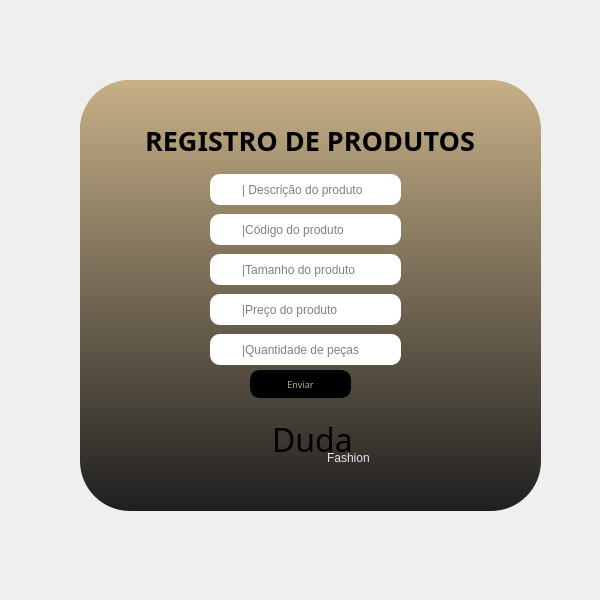
<?xml version="1.0" encoding="UTF-8"?>
<ui version="4.0">
 <class>Dialog</class>
 <widget class="QDialog" name="Dialog">
  <property name="geometry">
   <rect>
    <x>0</x>
    <y>0</y>
    <width>600</width>
    <height>600</height>
   </rect>
  </property>
  <property name="minimumSize">
   <size>
    <width>600</width>
    <height>600</height>
   </size>
  </property>
  <property name="maximumSize">
   <size>
    <width>600</width>
    <height>600</height>
   </size>
  </property>
  <property name="font">
   <font>
    <family>Segoe UI Historic</family>
    <pointsize>20</pointsize>
   </font>
  </property>
  <property name="contextMenuPolicy">
   <enum>Qt::PreventContextMenu</enum>
  </property>
  <property name="windowTitle">
   <string>Dialog</string>
  </property>
  <property name="windowOpacity">
   <double>12.000000000000000</double>
  </property>
  <property name="autoFillBackground">
   <bool>false</bool>
  </property>
  <property name="styleSheet">
   <string notr="true"/>
  </property>
  <property name="sizeGripEnabled">
   <bool>false</bool>
  </property>
  <property name="modal">
   <bool>false</bool>
  </property>
  <widget class="QFrame" name="reg">
   <property name="geometry">
    <rect>
     <x>80</x>
     <y>80</y>
     <width>461</width>
     <height>431</height>
    </rect>
   </property>
   <property name="styleSheet">
    <string notr="true">
border-radius: 50;

background-color: qlineargradient(spread:pad, x1:0, y1:0, x2:0, y2:1, stop:0 rgba(199, 176, 135, 255), stop:1 rgba(31, 31, 31, 255));</string>
   </property>
   <property name="frameShape">
    <enum>QFrame::StyledPanel</enum>
   </property>
   <property name="frameShadow">
    <enum>QFrame::Raised</enum>
   </property>
   <widget class="QLabel" name="label_2">
    <property name="enabled">
     <bool>true</bool>
    </property>
    <property name="geometry">
     <rect>
      <x>130</x>
      <y>100</y>
      <width>41</width>
      <height>21</height>
     </rect>
    </property>
    <property name="styleSheet">
     <string notr="true">image: url(:/imgs/icons/8673512_ic_fluent_mail_edit_filled_icon.png);
background-color: rgb(198, 176, 135,0);
</string>
    </property>
    <property name="text">
     <string/>
    </property>
   </widget>
   <widget class="QLabel" name="label_11">
    <property name="geometry">
     <rect>
      <x>259</x>
      <y>329</y>
      <width>51</width>
      <height>41</height>
     </rect>
    </property>
    <property name="styleSheet">
     <string notr="true">image: url(:/imgs/icons/manequim.png);
background-color: rgb(198, 176, 135,0);</string>
    </property>
    <property name="text">
     <string/>
    </property>
   </widget>
   <widget class="QLabel" name="label_10">
    <property name="geometry">
     <rect>
      <x>147</x>
      <y>332</y>
      <width>55</width>
      <height>41</height>
     </rect>
    </property>
    <property name="styleSheet">
     <string notr="true">image: url(:/imgs/icons/guarda-roupa.png);
background-color: rgb(198, 176, 135,0);</string>
    </property>
    <property name="text">
     <string/>
    </property>
   </widget>
   <widget class="QLabel" name="label_12">
    <property name="geometry">
     <rect>
      <x>130</x>
      <y>260</y>
      <width>41</width>
      <height>21</height>
     </rect>
    </property>
    <property name="styleSheet">
     <string notr="true">background-color: rgb(198, 176, 135,0);
image: url(:/imgs/icons/caixas.png);
</string>
    </property>
    <property name="text">
     <string/>
    </property>
   </widget>
   <widget class="QLabel" name="label_6">
    <property name="geometry">
     <rect>
      <x>128</x>
      <y>220</y>
      <width>41</width>
      <height>21</height>
     </rect>
    </property>
    <property name="styleSheet">
     <string notr="true">image: url(:/imgs/icons/usd-circle.png);
background-color: rgb(198, 176, 135,0);
</string>
    </property>
    <property name="text">
     <string/>
    </property>
   </widget>
   <widget class="QLabel" name="label_9">
    <property name="geometry">
     <rect>
      <x>247</x>
      <y>370</y>
      <width>71</width>
      <height>16</height>
     </rect>
    </property>
    <property name="styleSheet">
     <string notr="true">background-color: rgb(198, 176, 135,0);
color: rgb(230, 230, 230);
font: 11pt &quot;Algerian&quot;;</string>
    </property>
    <property name="text">
     <string>Fashion</string>
    </property>
   </widget>
   <widget class="QLineEdit" name="lineEdit">
    <property name="geometry">
     <rect>
      <x>130</x>
      <y>94</y>
      <width>191</width>
      <height>31</height>
     </rect>
    </property>
    <property name="sizePolicy">
     <sizepolicy hsizetype="Fixed" vsizetype="Fixed">
      <horstretch>0</horstretch>
      <verstretch>0</verstretch>
     </sizepolicy>
    </property>
    <property name="styleSheet">
     <string notr="true">background-color: rgb(255, 255, 255);
border-style: outset;
border-color: #0066A2;
border-radius: 10;
background-color: rgb(255, 255, 255);
border-style: outset;
border-color: #0066A2;
padding-left: 30;
font: 75 8pt &quot;Noto Serif&quot;;</string>
    </property>
    <property name="text">
     <string/>
    </property>
    <property name="placeholderText">
     <string>| Descrição do produto</string>
    </property>
    <property name="clearButtonEnabled">
     <bool>false</bool>
    </property>
   </widget>
   <widget class="QLineEdit" name="lineEdit_2">
    <property name="geometry">
     <rect>
      <x>130</x>
      <y>134</y>
      <width>191</width>
      <height>31</height>
     </rect>
    </property>
    <property name="styleSheet">
     <string notr="true">background-color: rgb(255, 255, 255);
border-style: outset;
border-color: #0066A2;
border-radius: 10;
background-color: rgb(255, 255, 255);
border-style: outset;
border-color: #0066A2;
padding-left: 30;
font: 75 8pt &quot;Noto Serif&quot;;</string>
    </property>
    <property name="placeholderText">
     <string>|Código do produto</string>
    </property>
   </widget>
   <widget class="QLabel" name="label">
    <property name="geometry">
     <rect>
      <x>-20</x>
      <y>35</y>
      <width>500</width>
      <height>51</height>
     </rect>
    </property>
    <property name="minimumSize">
     <size>
      <width>440</width>
      <height>50</height>
     </size>
    </property>
    <property name="maximumSize">
     <size>
      <width>16777215</width>
      <height>16777215</height>
     </size>
    </property>
    <property name="font">
     <font>
      <family>Rockwell Extra Bold</family>
      <pointsize>20</pointsize>
      <weight>10</weight>
      <italic>false</italic>
      <bold>false</bold>
      <underline>false</underline>
      <strikeout>false</strikeout>
      <stylestrategy>PreferAntialias</stylestrategy>
      <kerning>true</kerning>
     </font>
    </property>
    <property name="autoFillBackground">
     <bool>false</bool>
    </property>
    <property name="styleSheet">
     <string notr="true">font: 81 20pt &quot;Rockwell Extra Bold&quot;;
background-color: rgb(198, 176, 135,0);

</string>
    </property>
    <property name="text">
     <string>&lt;html&gt;&lt;head/&gt;&lt;body&gt;&lt;p&gt;&lt;span style=&quot; font-size:20pt; font-weight:600;&quot;&gt;REGISTRO DE PRODUTOS&lt;/span&gt;&lt;/p&gt;&lt;/body&gt;&lt;/html&gt;</string>
    </property>
    <property name="textFormat">
     <enum>Qt::RichText</enum>
    </property>
    <property name="scaledContents">
     <bool>false</bool>
    </property>
    <property name="alignment">
     <set>Qt::AlignCenter</set>
    </property>
    <property name="margin">
     <number>2</number>
    </property>
   </widget>
   <widget class="QPushButton" name="sendbutton">
    <property name="enabled">
     <bool>true</bool>
    </property>
    <property name="geometry">
     <rect>
      <x>170</x>
      <y>290</y>
      <width>101</width>
      <height>28</height>
     </rect>
    </property>
    <property name="font">
     <font>
      <family>Rockwell Extra Bold</family>
      <pointsize>7</pointsize>
      <weight>10</weight>
      <italic>false</italic>
      <bold>false</bold>
      <kerning>false</kerning>
     </font>
    </property>
    <property name="cursor">
     <cursorShape>PointingHandCursor</cursorShape>
    </property>
    <property name="mouseTracking">
     <bool>false</bool>
    </property>
    <property name="styleSheet">
     <string notr="true">QPushButton {
	color: rgb(255, 255, 255);
	border-radius: 10;
	background-color: rgb(0,0,0);
	border: 5 solid black;
	color: rgb(192, 171, 131);
	font: 81 7pt &quot;Rockwell Extra Bold&quot;;
}

QPushButton:pressed {
	background-color: rgb(0, 0, 0, 0.7);
	border: 5 solid rgb(0, 0, 0, 0);

}
</string>
    </property>
    <property name="inputMethodHints">
     <set>Qt::ImhNone</set>
    </property>
    <property name="text">
     <string>Enviar</string>
    </property>
    <property name="autoDefault">
     <bool>false</bool>
    </property>
   </widget>
   <widget class="QLabel" name="label_3">
    <property name="geometry">
     <rect>
      <x>130</x>
      <y>140</y>
      <width>41</width>
      <height>21</height>
     </rect>
    </property>
    <property name="styleSheet">
     <string notr="true">image: url(:/imgs/icons/leitor-de-codigos-de-barra.png);
background-color: rgb(198, 176, 135,0);
</string>
    </property>
    <property name="text">
     <string/>
    </property>
   </widget>
   <widget class="QLabel" name="label_5">
    <property name="geometry">
     <rect>
      <x>129</x>
      <y>180</y>
      <width>41</width>
      <height>21</height>
     </rect>
    </property>
    <property name="styleSheet">
     <string notr="true">image: url(:/imgs/icons/icons8-tamanho-original-30.png);
background-color: rgb(198, 176, 135,0);
</string>
    </property>
    <property name="text">
     <string/>
    </property>
   </widget>
   <widget class="QLineEdit" name="lineEdit_3">
    <property name="geometry">
     <rect>
      <x>130</x>
      <y>174</y>
      <width>191</width>
      <height>31</height>
     </rect>
    </property>
    <property name="styleSheet">
     <string notr="true">background-color: rgb(255, 255, 255);
border-style: outset;
border-color: #0066A2;
border-radius: 10;
background-color: rgb(255, 255, 255);
border-style: outset;
border-color: #0066A2;
padding-left: 30;
font: 75 8pt &quot;Noto Serif&quot;;</string>
    </property>
    <property name="placeholderText">
     <string>|Tamanho do produto</string>
    </property>
   </widget>
   <widget class="QLabel" name="label_8">
    <property name="geometry">
     <rect>
      <x>192</x>
      <y>340</y>
      <width>80</width>
      <height>38</height>
     </rect>
    </property>
    <property name="font">
     <font>
      <family>Algerian</family>
      <pointsize>24</pointsize>
      <weight>50</weight>
      <italic>false</italic>
      <bold>false</bold>
     </font>
    </property>
    <property name="styleSheet">
     <string notr="true">background-color: rgb(198, 176, 135,0);
font: 24pt &quot;Algerian&quot;;
color: rgb(0, 0, 0);</string>
    </property>
    <property name="text">
     <string>Duda</string>
    </property>
   </widget>
   <widget class="QLineEdit" name="lineEdit_5">
    <property name="geometry">
     <rect>
      <x>130</x>
      <y>254</y>
      <width>191</width>
      <height>31</height>
     </rect>
    </property>
    <property name="styleSheet">
     <string notr="true">background-color: rgb(255, 255, 255);
border-style: outset;
border-color: #0066A2;
border-radius: 10;
background-color: rgb(255, 255, 255);
border-style: outset;
border-color: #0066A2;
padding-left: 30;
font: 75 8pt &quot;Noto Serif&quot;;</string>
    </property>
    <property name="placeholderText">
     <string>|Quantidade de peças</string>
    </property>
   </widget>
   <widget class="QLineEdit" name="lineEdit_4">
    <property name="geometry">
     <rect>
      <x>130</x>
      <y>214</y>
      <width>191</width>
      <height>31</height>
     </rect>
    </property>
    <property name="styleSheet">
     <string notr="true">background-color: rgb(255, 255, 255);
border-style: outset;
border-color: #0066A2;
border-radius: 10;
background-color: rgb(255, 255, 255);
border-style: outset;
border-color: #0066A2;
padding-left: 30;
font: 75 8pt &quot;Noto Serif&quot;;</string>
    </property>
    <property name="placeholderText">
     <string>|Preço do produto</string>
    </property>
   </widget>
   <zorder>label_11</zorder>
   <zorder>label_10</zorder>
   <zorder>label_9</zorder>
   <zorder>lineEdit</zorder>
   <zorder>lineEdit_2</zorder>
   <zorder>label</zorder>
   <zorder>sendbutton</zorder>
   <zorder>label_3</zorder>
   <zorder>lineEdit_3</zorder>
   <zorder>label_8</zorder>
   <zorder>lineEdit_5</zorder>
   <zorder>lineEdit_4</zorder>
   <zorder>label_6</zorder>
   <zorder>label_5</zorder>
   <zorder>label_2</zorder>
   <zorder>label_12</zorder>
  </widget>
  <widget class="QFrame" name="atua">
   <property name="geometry">
    <rect>
     <x>80</x>
     <y>80</y>
     <width>441</width>
     <height>401</height>
    </rect>
   </property>
   <property name="styleSheet">
    <string notr="true">background-color: qlineargradient(spread:pad, x1:0, y1:0, x2:0, y2:1, stop:0 rgba(199, 176, 135, 255), stop:1 rgba(31, 31, 31, 255));
border-radius: 50;</string>
   </property>
   <property name="frameShape">
    <enum>QFrame::StyledPanel</enum>
   </property>
   <property name="frameShadow">
    <enum>QFrame::Raised</enum>
   </property>
   <widget class="QPushButton" name="sendbutton_2">
    <property name="enabled">
     <bool>true</bool>
    </property>
    <property name="geometry">
     <rect>
      <x>163</x>
      <y>251</y>
      <width>121</width>
      <height>31</height>
     </rect>
    </property>
    <property name="font">
     <font>
      <family>Rockwell Extra Bold</family>
      <pointsize>7</pointsize>
      <weight>10</weight>
      <italic>false</italic>
      <bold>false</bold>
      <kerning>false</kerning>
     </font>
    </property>
    <property name="cursor">
     <cursorShape>PointingHandCursor</cursorShape>
    </property>
    <property name="mouseTracking">
     <bool>false</bool>
    </property>
    <property name="styleSheet">
     <string notr="true">QPushButton {
	color: rgb(255, 255, 255);
	border-radius: 10;
	background-color: rgb(0,0,0);
	border: 5 solid black;
	color: rgb(192, 171, 131);
	font: 81 7pt &quot;Rockwell Extra Bold&quot;;
}

QPushButton:pressed {
	background-color: rgb(0, 0, 0, 0.7);
	border: 5 solid rgb(0, 0, 0, 0);

}
</string>
    </property>
    <property name="inputMethodHints">
     <set>Qt::ImhNone</set>
    </property>
    <property name="text">
     <string>Enviar</string>
    </property>
    <property name="autoDefault">
     <bool>false</bool>
    </property>
   </widget>
   <widget class="QLabel" name="label_13">
    <property name="geometry">
     <rect>
      <x>119</x>
      <y>209</y>
      <width>51</width>
      <height>21</height>
     </rect>
    </property>
    <property name="styleSheet">
     <string notr="true">background-color: rgb(198, 176, 135,0);
image: url(:/imgs/icons/caixas.png);</string>
    </property>
    <property name="text">
     <string/>
    </property>
   </widget>
   <widget class="QLabel" name="label_15">
    <property name="geometry">
     <rect>
      <x>192</x>
      <y>330</y>
      <width>80</width>
      <height>38</height>
     </rect>
    </property>
    <property name="font">
     <font>
      <family>Algerian</family>
      <pointsize>24</pointsize>
      <weight>50</weight>
      <italic>false</italic>
      <bold>false</bold>
     </font>
    </property>
    <property name="styleSheet">
     <string notr="true">background-color: rgb(198, 176, 135,0);
font: 24pt &quot;Algerian&quot;;
color: rgb(0, 0, 0);</string>
    </property>
    <property name="text">
     <string>Duda</string>
    </property>
   </widget>
   <widget class="QLabel" name="label_18">
    <property name="geometry">
     <rect>
      <x>247</x>
      <y>360</y>
      <width>71</width>
      <height>16</height>
     </rect>
    </property>
    <property name="styleSheet">
     <string notr="true">background-color: rgb(198, 176, 135,0);
color: rgb(230, 230, 230);
font: 11pt &quot;Algerian&quot;;</string>
    </property>
    <property name="text">
     <string>Fashion</string>
    </property>
   </widget>
   <widget class="QLineEdit" name="codi_at">
    <property name="geometry">
     <rect>
      <x>128</x>
      <y>124</y>
      <width>191</width>
      <height>31</height>
     </rect>
    </property>
    <property name="styleSheet">
     <string notr="true">background-color: rgb(255, 255, 255);
border-style: outset;
border-color: #0066A2;
border-radius: 10;
background-color: rgb(255, 255, 255);
border-style: outset;
border-color: #0066A2;
padding-left: 30;
font: 81 7pt &quot;Rockwell Extra Bold&quot;;</string>
    </property>
    <property name="placeholderText">
     <string>|Código do produto</string>
    </property>
   </widget>
   <widget class="QLabel" name="label_16">
    <property name="geometry">
     <rect>
      <x>119</x>
      <y>170</y>
      <width>51</width>
      <height>21</height>
     </rect>
    </property>
    <property name="styleSheet">
     <string notr="true">image: url(:/imgs/icons/usd-circle.png);
background-color: rgb(198, 176, 135,0);
</string>
    </property>
    <property name="text">
     <string/>
    </property>
   </widget>
   <widget class="QLabel" name="label_17">
    <property name="geometry">
     <rect>
      <x>0</x>
      <y>40</y>
      <width>441</width>
      <height>51</height>
     </rect>
    </property>
    <property name="minimumSize">
     <size>
      <width>440</width>
      <height>50</height>
     </size>
    </property>
    <property name="maximumSize">
     <size>
      <width>16777215</width>
      <height>16777215</height>
     </size>
    </property>
    <property name="font">
     <font>
      <family>Rockwell Extra Bold</family>
      <pointsize>20</pointsize>
      <weight>10</weight>
      <italic>false</italic>
      <bold>false</bold>
      <underline>false</underline>
      <strikeout>false</strikeout>
      <stylestrategy>PreferAntialias</stylestrategy>
      <kerning>true</kerning>
     </font>
    </property>
    <property name="autoFillBackground">
     <bool>false</bool>
    </property>
    <property name="styleSheet">
     <string notr="true">font: 81 20pt &quot;Rockwell Extra Bold&quot;;
background-color: rgb(198, 176, 135,0);

</string>
    </property>
    <property name="text">
     <string>&lt;html&gt;&lt;head/&gt;&lt;body&gt;&lt;p&gt;&lt;span style=&quot; font-weight:600;&quot;&gt;ATUALIZAR PRODUTO&lt;/span&gt;&lt;/p&gt;&lt;/body&gt;&lt;/html&gt;</string>
    </property>
    <property name="textFormat">
     <enum>Qt::RichText</enum>
    </property>
    <property name="scaledContents">
     <bool>false</bool>
    </property>
    <property name="alignment">
     <set>Qt::AlignCenter</set>
    </property>
    <property name="margin">
     <number>2</number>
    </property>
   </widget>
   <widget class="QLabel" name="label_14">
    <property name="geometry">
     <rect>
      <x>257</x>
      <y>319</y>
      <width>51</width>
      <height>41</height>
     </rect>
    </property>
    <property name="styleSheet">
     <string notr="true">image: url(:/imgs/icons/manequim.png);
background-color: rgb(198, 176, 135,0);</string>
    </property>
    <property name="text">
     <string/>
    </property>
   </widget>
   <widget class="QLineEdit" name="pre_at">
    <property name="geometry">
     <rect>
      <x>128</x>
      <y>164</y>
      <width>191</width>
      <height>31</height>
     </rect>
    </property>
    <property name="styleSheet">
     <string notr="true">background-color: rgb(255, 255, 255);
border-style: outset;
border-color: #0066A2;
border-radius: 10;
background-color: rgb(255, 255, 255);
border-style: outset;
border-color: #0066A2;
padding-left: 30;
font: 81 7pt &quot;Rockwell Extra Bold&quot;;</string>
    </property>
    <property name="placeholderText">
     <string>|Preço do produto</string>
    </property>
   </widget>
   <widget class="QLabel" name="label_19">
    <property name="geometry">
     <rect>
      <x>147</x>
      <y>322</y>
      <width>55</width>
      <height>41</height>
     </rect>
    </property>
    <property name="styleSheet">
     <string notr="true">image: url(:/imgs/icons/guarda-roupa.png);
background-color: rgb(198, 176, 135,0);</string>
    </property>
    <property name="text">
     <string/>
    </property>
   </widget>
   <widget class="QLabel" name="label_4">
    <property name="geometry">
     <rect>
      <x>130</x>
      <y>129</y>
      <width>31</width>
      <height>21</height>
     </rect>
    </property>
    <property name="styleSheet">
     <string notr="true">image: url(:/imgs/icons/leitor-de-codigos-de-barra.png);
background-color: rgb(198, 176, 135,0);
</string>
    </property>
    <property name="text">
     <string/>
    </property>
   </widget>
   <widget class="QLineEdit" name="quant_at">
    <property name="geometry">
     <rect>
      <x>128</x>
      <y>204</y>
      <width>191</width>
      <height>31</height>
     </rect>
    </property>
    <property name="styleSheet">
     <string notr="true">background-color: rgb(255, 255, 255);
border-style: outset;
border-color: #0066A2;
border-radius: 10;
background-color: rgb(255, 255, 255);
border-style: outset;
border-color: #0066A2;
padding-left: 30;
font: 81 7pt &quot;Rockwell Extra Bold&quot;;</string>
    </property>
    <property name="placeholderText">
     <string>|Quantidade de peças</string>
    </property>
   </widget>
   <zorder>sendbutton_2</zorder>
   <zorder>label_15</zorder>
   <zorder>label_18</zorder>
   <zorder>codi_at</zorder>
   <zorder>label_17</zorder>
   <zorder>label_14</zorder>
   <zorder>pre_at</zorder>
   <zorder>label_19</zorder>
   <zorder>label_4</zorder>
   <zorder>label_16</zorder>
   <zorder>quant_at</zorder>
   <zorder>label_13</zorder>
  </widget>
  <widget class="QFrame" name="remover">
   <property name="geometry">
    <rect>
     <x>90</x>
     <y>80</y>
     <width>421</width>
     <height>391</height>
    </rect>
   </property>
   <property name="styleSheet">
    <string notr="true">background-color: qlineargradient(spread:pad, x1:0, y1:0, x2:0, y2:1, stop:0 rgba(199, 176, 135, 255), stop:1 rgba(31, 31, 31, 255));
border-radius: 50;</string>
   </property>
   <property name="frameShape">
    <enum>QFrame::StyledPanel</enum>
   </property>
   <property name="frameShadow">
    <enum>QFrame::Raised</enum>
   </property>
   <widget class="QLineEdit" name="lineEdit_9">
    <property name="geometry">
     <rect>
      <x>115</x>
      <y>150</y>
      <width>191</width>
      <height>31</height>
     </rect>
    </property>
    <property name="styleSheet">
     <string notr="true">background-color: rgb(255, 255, 255);
border-style: outset;
border-color: #0066A2;
border-radius: 10;
background-color: rgb(255, 255, 255);
border-style: outset;
border-color: #0066A2;
padding-left: 30;
font: 81 7pt &quot;Rockwell Extra Bold&quot;;</string>
    </property>
    <property name="placeholderText">
     <string>|Código do produto</string>
    </property>
   </widget>
   <widget class="QLabel" name="label_21">
    <property name="geometry">
     <rect>
      <x>242</x>
      <y>277</y>
      <width>51</width>
      <height>41</height>
     </rect>
    </property>
    <property name="styleSheet">
     <string notr="true">image: url(:/imgs/icons/manequim.png);
background-color: rgb(198, 176, 135,0);</string>
    </property>
    <property name="text">
     <string/>
    </property>
   </widget>
   <widget class="QLabel" name="label_22">
    <property name="geometry">
     <rect>
      <x>175</x>
      <y>288</y>
      <width>80</width>
      <height>38</height>
     </rect>
    </property>
    <property name="font">
     <font>
      <family>Algerian</family>
      <pointsize>24</pointsize>
      <weight>50</weight>
      <italic>false</italic>
      <bold>false</bold>
     </font>
    </property>
    <property name="styleSheet">
     <string notr="true">background-color: rgb(198, 176, 135,0);
font: 24pt &quot;Algerian&quot;;
color: rgb(0, 0, 0);</string>
    </property>
    <property name="text">
     <string>Duda</string>
    </property>
   </widget>
   <widget class="QLabel" name="label_23">
    <property name="geometry">
     <rect>
      <x>118</x>
      <y>155</y>
      <width>31</width>
      <height>21</height>
     </rect>
    </property>
    <property name="styleSheet">
     <string notr="true">image: url(:/imgs/icons/leitor-de-codigos-de-barra.png);
background-color: rgb(198, 176, 135,0);
</string>
    </property>
    <property name="text">
     <string/>
    </property>
   </widget>
   <widget class="QLabel" name="label_25">
    <property name="geometry">
     <rect>
      <x>0</x>
      <y>40</y>
      <width>421</width>
      <height>51</height>
     </rect>
    </property>
    <property name="minimumSize">
     <size>
      <width>300</width>
      <height>50</height>
     </size>
    </property>
    <property name="maximumSize">
     <size>
      <width>16777215</width>
      <height>16777215</height>
     </size>
    </property>
    <property name="font">
     <font>
      <family>Rockwell Extra Bold</family>
      <pointsize>20</pointsize>
      <weight>10</weight>
      <italic>false</italic>
      <bold>false</bold>
      <underline>false</underline>
      <strikeout>false</strikeout>
      <stylestrategy>PreferAntialias</stylestrategy>
      <kerning>true</kerning>
     </font>
    </property>
    <property name="autoFillBackground">
     <bool>false</bool>
    </property>
    <property name="styleSheet">
     <string notr="true">font: 81 20pt &quot;Rockwell Extra Bold&quot;;
background-color: rgb(198, 176, 135,0);

</string>
    </property>
    <property name="text">
     <string>&lt;html&gt;&lt;head/&gt;&lt;body&gt;&lt;p&gt;&lt;span style=&quot; font-weight:600;&quot;&gt;DELETAR PRODUTO&lt;/span&gt;&lt;/p&gt;&lt;/body&gt;&lt;/html&gt;</string>
    </property>
    <property name="textFormat">
     <enum>Qt::RichText</enum>
    </property>
    <property name="scaledContents">
     <bool>false</bool>
    </property>
    <property name="alignment">
     <set>Qt::AlignCenter</set>
    </property>
    <property name="margin">
     <number>2</number>
    </property>
   </widget>
   <widget class="QLabel" name="label_26">
    <property name="geometry">
     <rect>
      <x>230</x>
      <y>318</y>
      <width>71</width>
      <height>16</height>
     </rect>
    </property>
    <property name="styleSheet">
     <string notr="true">background-color: rgb(198, 176, 135,0);
color: rgb(230, 230, 230);
font: 11pt &quot;Algerian&quot;;</string>
    </property>
    <property name="text">
     <string>Fashion</string>
    </property>
   </widget>
   <widget class="QLabel" name="label_27">
    <property name="geometry">
     <rect>
      <x>130</x>
      <y>280</y>
      <width>55</width>
      <height>41</height>
     </rect>
    </property>
    <property name="styleSheet">
     <string notr="true">image: url(:/imgs/icons/guarda-roupa.png);
background-color: rgb(198, 176, 135,0);</string>
    </property>
    <property name="text">
     <string/>
    </property>
   </widget>
   <widget class="QPushButton" name="sendbutton_3">
    <property name="enabled">
     <bool>true</bool>
    </property>
    <property name="geometry">
     <rect>
      <x>150</x>
      <y>200</y>
      <width>111</width>
      <height>31</height>
     </rect>
    </property>
    <property name="font">
     <font>
      <family>Rockwell Extra Bold</family>
      <pointsize>7</pointsize>
      <weight>10</weight>
      <italic>false</italic>
      <bold>false</bold>
      <kerning>false</kerning>
     </font>
    </property>
    <property name="cursor">
     <cursorShape>PointingHandCursor</cursorShape>
    </property>
    <property name="mouseTracking">
     <bool>false</bool>
    </property>
    <property name="styleSheet">
     <string notr="true">QPushButton {
	color: rgb(255, 255, 255);
	border-radius: 10;
	background-color: rgb(0,0,0);
	border: 5 solid black;
	color: rgb(192, 171, 131);
	font: 81 7pt &quot;Rockwell Extra Bold&quot;;
}

QPushButton:pressed {
	background-color: rgb(0, 0, 0, 0.7);
	border: 5 solid rgb(0, 0, 0, 0);

}
</string>
    </property>
    <property name="inputMethodHints">
     <set>Qt::ImhNone</set>
    </property>
    <property name="text">
     <string>DELETAR</string>
    </property>
    <property name="autoDefault">
     <bool>false</bool>
    </property>
   </widget>
  </widget>
  <widget class="QLabel" name="fundo">
   <property name="geometry">
    <rect>
     <x>-40</x>
     <y>-150</y>
     <width>911</width>
     <height>761</height>
    </rect>
   </property>
   <property name="styleSheet">
    <string notr="true">background-image: url(:/imgs/icons/fu.png);</string>
   </property>
   <property name="text">
    <string/>
   </property>
  </widget>
  <widget class="QPushButton" name="backbutton">
   <property name="geometry">
    <rect>
     <x>30</x>
     <y>20</y>
     <width>71</width>
     <height>28</height>
    </rect>
   </property>
   <property name="font">
    <font>
     <family>Rockwell Extra Bold</family>
     <pointsize>7</pointsize>
     <weight>10</weight>
     <italic>false</italic>
     <bold>false</bold>
    </font>
   </property>
   <property name="cursor">
    <cursorShape>PointingHandCursor</cursorShape>
   </property>
   <property name="mouseTracking">
    <bool>false</bool>
   </property>
   <property name="styleSheet">
    <string notr="true">QPushButton {
	
	
	background-color: rgba(255, 255, 255, 0);
	font: 81 7pt &quot;Rockwell Extra Bold&quot;;
	color: rgb(192, 171, 131);
	border-radius: 10;
	
	
	image: url(:/imgs/icons/seta.png);
	

}
QPushButton:pressed {
	background-color: rgb(0, 0, 0, 0.7);
	border: 5 solid rgb(0, 0, 0, 0);

}

</string>
   </property>
   <property name="inputMethodHints">
    <set>Qt::ImhNone</set>
   </property>
   <property name="text">
    <string/>
   </property>
  </widget>
  <zorder>fundo</zorder>
  <zorder>remover</zorder>
  <zorder>atua</zorder>
  <zorder>reg</zorder>
  <zorder>backbutton</zorder>
 </widget>
 <resources>
  <include location="imgs.qrc"/>
 </resources>
 <connections/>
</ui>
